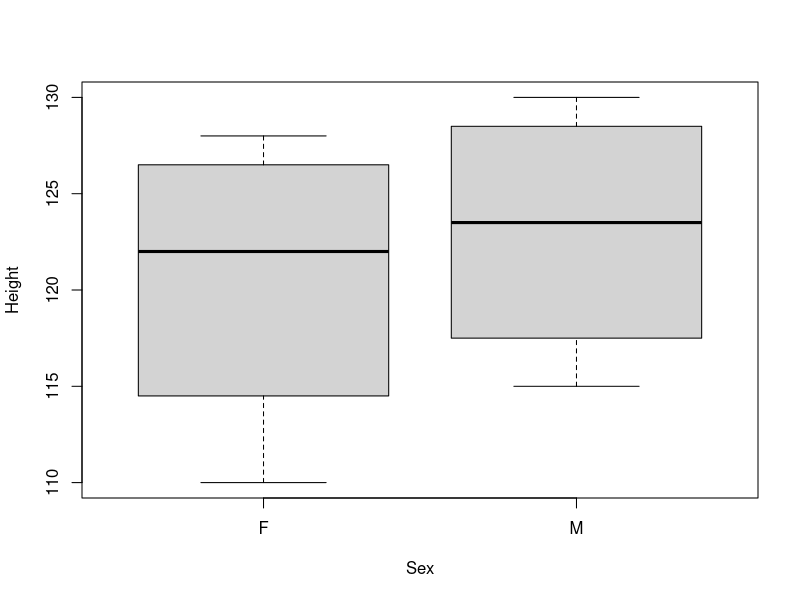
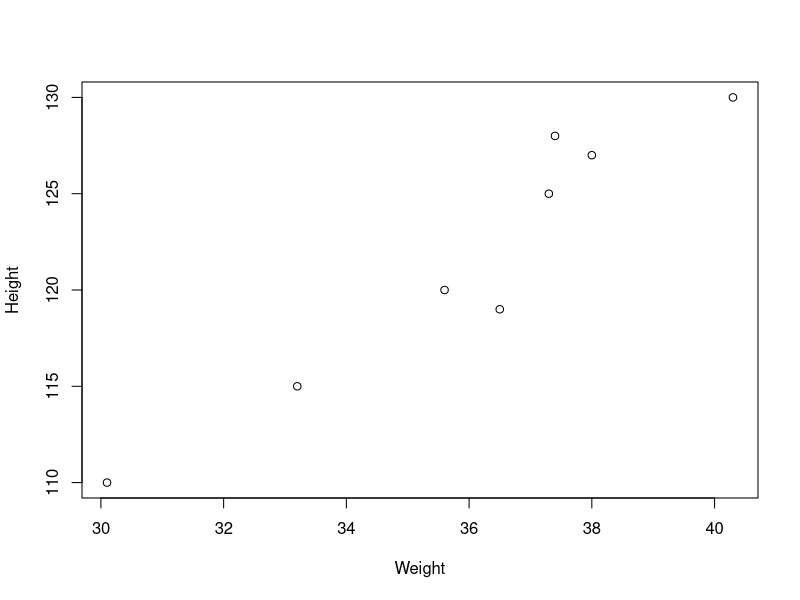
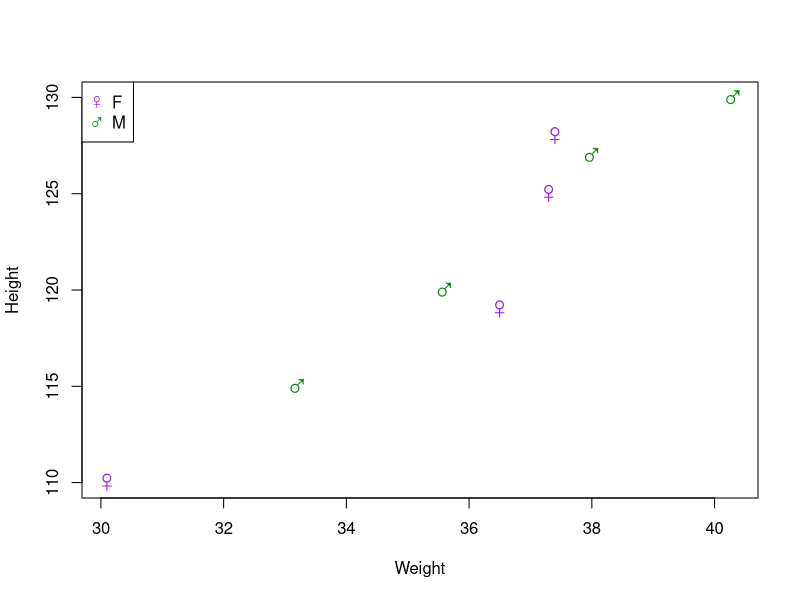

These charts were generated, in order, by the following R code:
## ---- chunk 1
# setwd("this/is/a/path)

knitr::opts_chunk$set(
  echo=TRUE,
  root.dir=getwd())
## ---- chunk 2
1 + 1
## ---- chunk 3
a <- 10 / 2  # is the same ...
a = 10 / 2   # ... as this
## ---- chunk 4
a
## ---- chunk 5
b = sqrt(25)
b
## ---- chunk 6
a * b
## ---- chunk 7
a = a * b
a
## ---- chunk 8
one_to_ten = seq(1, 10)
one_to_ten
## ---- chunk 9
min(one_to_ten)
## ---- chunk 10
max(one_to_ten)
## ---- chunk 11
?mean
## ---- chunk 12
class(1)
## ---- chunk 13
class("this is a string")
## ---- chunk 14
c(1, 2, 3)
## ---- chunk 15
c("one", "two", "three", c("four", "five"))
## ---- chunk 16
c(TRUE, FALSE, T, F)
## ---- chunk 17
seq(11, 20)
## ---- chunk 18
11:20
## ---- chunk 19
a = rep(11:15, 3)
a
## ---- chunk 20
a ^ 2
## ---- chunk 21
log(a)
## ---- chunk 22
a[5]
## ---- chunk 23
a[1:3]
## ---- chunk 24
a[-c(1, 3, 5)]
## ---- chunk 25
a[15:1]
## ---- chunk 26
order(a)
## ---- chunk 27
a[order(a)]
## ---- chunk 28
a = c(1, 2, 3)
names(a) = c("first", "second", "third")
a
## ---- chunk 29
a = c(first=1, second=2, third=3)
a
## ---- chunk 30
a["second"]
## ---- chunk 31
a[["second"]]
## ---- chunk 32
length(a)
## ---- chunk 33
a[4]
## ---- chunk 34
names(a)
## ---- chunk 35
a["fourth"]
## ---- chunk 36
a[1:2] = 0
a
## ---- chunk 37
a[c("first", "second")] = c(1, 2)
a
## ---- chunk 38
1 > 2
## ---- chunk 39
a <= 2
## ---- chunk 40
a[a <= 2]
## ---- chunk 41
b = c(3, 4, 5)
a %in% b
## ---- chunk 42
a[a %in% b]
## ---- chunk 43
which(a %in% b)
## ---- chunk 44
a[which(a %in% b)]
## ---- chunk 45
TRUE & FALSE  # do both objects evaluate to TRUE?
## ---- chunk 46
c(TRUE, FALSE, FALSE) | c(TRUE, TRUE, FALSE)  # in pairs, does either evaluate to TRUE?
## ---- chunk 47
!(1 > 2)  # the `not` operator inverts the answer 
## ---- chunk 48
my_first_data = scan("data/1_scan.txt", "character")
my_first_data
## ---- chunk 49
df = data.frame(col1=c(1, 2, 3), col2=c("one", "two", "three"))
df
## ---- chunk 50
class(df)
## ---- chunk 51
df = cbind(df, col3=c(TRUE, FALSE, TRUE))
df
## ---- chunk 52
df$col4 = c(1.1, 1.2, 1.3)
df
## ---- chunk 53
rownames(df) = c("a", "b", "c")
df
## ---- chunk 54
colnames(df) = toupper(colnames(df))
df
## ---- chunk 55
nrow(df)
## ---- chunk 56
ncol(df)
## ---- chunk 57
dim(df)
## ---- chunk 58
df[2, ]  # take row 2, take all columns
## ---- chunk 59
df[, 2]  # take all rows, take column 2
## ---- chunk 60
df[c("a", "b"), ]  # take the rows named "a" and "b"
## ---- chunk 61
df[, "COL1"]  # take the column named "COL1"
## ---- chunk 62
df$COL1
## ---- chunk 63
df = read.delim("data/1_read_delim.txt")
## ---- chunk 64
head(df)
## ---- chunk 65
str(df)
## ---- chunk 66
df2 = read.delim("data/1_read_delim_merge.txt")
colnames(df2)
## ---- chunk 67
penguins = merge(df, df2, by="ID")
head(penguins)
## ---- chunk 68
penguins = merge(df, df2, by="ID", all=TRUE)
range(penguins$Height)
## ---- chunk 69
mean(penguins$Height)
## ---- chunk 70
range(penguins$Height, na.rm=TRUE)
## ---- chunk 71
penguins$Sex = factor(penguins$Sex)
penguins$Sex
## ---- chunk 72
class(penguins$Sex)
## ---- chunk 73
levels(penguins$Sex)
## ---- chunk 74
relevel(penguins$Sex, "M")
## ---- chunk 75
factor(penguins$Sex, levels=c("M", "F"))
## ---- chunk 76
timepoint = factor(c("d0", "d1", "d3", "d7", "d10"))
timepoint
## ---- chunk 77
timepoint = factor(
  timepoint,
  levels=c("d0", "d1", "d3", "d7", "d10"),
  ordered=TRUE)
timepoint
## ---- chunk 78
is.ordered(timepoint)
## ---- chunk 79
timepoint[1] = "d3"
timepoint
## ---- chunk 80
levels(timepoint) = c("day0", "day1", "day3", "day7", "day10")
timepoint
## ---- chunk 81
levels(timepoint) = c("day0", "day1", "day3", "day7", "day10", "day14")
timepoint[1] = "day14"
timepoint
## ---- chunk 82
timepoint = droplevels(timepoint)
timepoint
## ---- chunk 83
boxplot(Height~Sex, data=penguins)
## ---- chunk 84
plot(Height~Weight, data=na.omit(penguins))
## ---- chunk 85
plot(Height~Weight, data=na.omit(penguins), col=c("purple", "green4")[Sex], pch=c("♀", "♂")[Sex], cex=1.5)

legend("topleft", legend=levels(penguins$Sex), col=c("purple", "green4"), pch=c("♀", "♂"))
